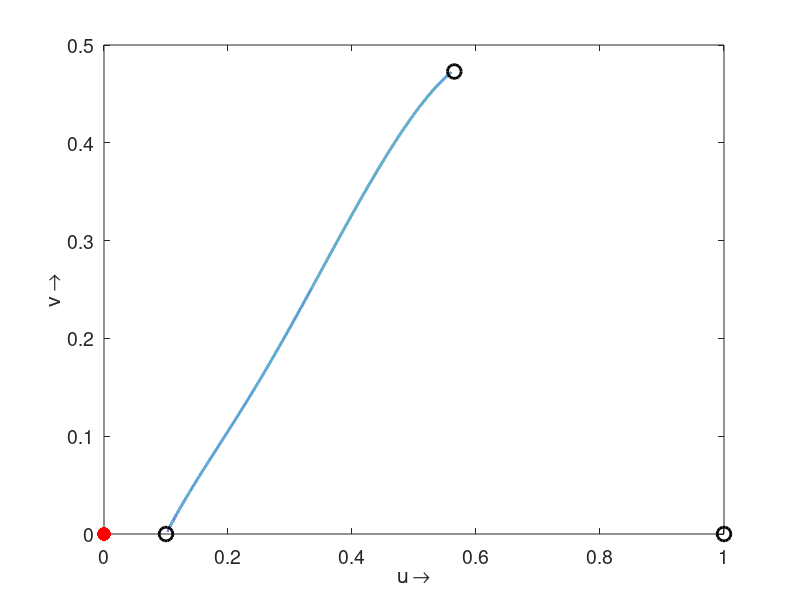

The MATLAB script that drew this image:
clear all;
format long;

set(0, 'DefaultAxesFontSize', 14)

 S=0.35;
 A=0.17;
 B=0.15;
 R=0.1;
 Q=0.2;
 L=0.1;

  M=31000;
  N=1;
% 
   x(1:N,:)=zeros(N,M+1);
   y(1:N,:)=zeros(N,M+1);
  x1(1,:)=zeros(1,M+1);
   y1(1,:)=zeros(1,M+1);
% 
%  
 t=zeros(1,M+1);
% 
% -ve direction N=1, M=31000
    x(1,1)=0.1+0.00001;
    y(1,1)=(0.715033916527159/0.699089764061691)*0.00001;
%  +ve direction N=7, M=31000
%     x(1,1)=0.565+0.004;
%     y(1,1)=0.4728920520+0.005;
% 
%     x(2,1)=0.4;
%     y(2,1)=0.001;
%     x(3,1)=0.565+0.004;
%     y(3,1)=0.4728920520+0.001;
%     x(4,1)=0.55;
%     y(4,1)=0.2;
%     x(5,1)=0.1;
%     y(5,1)=0.2;
%     
%  
% 
% 
% 
  t(1)=0;
  dt=0.01;
% 
%  
  for j=1:M
      t(j+1)=t(j)+dt;
  end
 

 
  for i=1:N
    
for j=1:M
    
    k1(i)=dt*(x(i,j)*(1-x(i,j))*(x(i,j)-L)-S*(x(i,j)*y(i,j))/(A+x(i,j)+B*y(i,j)));
    l1(i)=dt*(S*(x(i,j)*y(i,j))/(A+x(i,j)+B*y(i,j))-Q*y(i,j)-R*y(i,j)^2);
    k2(i)=dt*((x(i,j)+0.5*k1(i))*(1-(x(i,j)+0.5*k1(i)))*((x(i,j)+0.5*k1(i))-L)-S*((x(i,j)+0.5*k1(i))*(y(i,j)+0.5*l1(i)))/(A+(x(i,j)+0.5*k1(i))+B*(y(i,j)+0.5*l1(i))));
    l2(i)=dt*(S*((x(i,j)+0.5*k1(i))*(y(i,j)+0.5*l1(i)))/(A+(x(i,j)+0.5*k1(i))+B*(y(i,j)+0.5*l1(i)))-Q*(y(i,j)+0.5*l1(i))-R*(y(i,j)+0.5*l1(i))^2);
    k3(i)=dt*((x(i,j)+0.5*k2(i))*(1-(x(i,j)+0.5*k2(i)))*((x(i,j)+0.5*k2(i))-L)-S*((x(i,j)+0.5*k2(i))*(y(i,j)+0.5*l2(i)))/(A+(x(i,j)+0.5*k2(i))+B*(y(i,j)+0.5*l2(i))));
    l3(i)=dt*(S*((x(i,j)+0.5*k2(i))*(y(i,j)+0.5*l2(i)))/(A+(x(i,j)+0.5*k2(i))+B*(y(i,j)+0.5*l2(i)))-Q*(y(i,j)+0.5*l2(i))-R*(y(i,j)+0.5*l2(i))^2);
    k4(i)=dt*((x(i,j)+k3(i))*(1-(x(i,j)+k3(i)))*((x(i,j)+k3(i))-L)-S*((x(i,j)+k3(i))*(y(i,j)+l3(i)))/(A+(x(i,j)+k3(i))+B*(y(i,j)+l3(i))));
    l4(i)=dt*(S*((x(i,j)+k3(i))*(y(i,j)+l3(i)))/(A+(x(i,j)+k3(i))+B*(y(i,j)+l3(i)))-Q*(y(i,j)+l3(i))-R*(y(i,j)+l3(i))^2);
    
    
    x(i,j+1)=x(i,j)-(k1(i)+2*k2(i)+2*k3(i)+k4(i))/6;
    y(i,j+1)=y(i,j)-(l1(i)+2*l2(i)+2*l3(i)+l4(i))/6;
end
  end

   
  %for limit cycle
   
% x1(1)=0.4604;
%  y1(1)=0.2683;
%     
%  for j=1:M
%     k1=dt*(x1(j)*(1-x1(j))*(x1(j)-L)-S*(x1(j)*y1(j))/(A+x1(j)+B*y1(j)));
%     l1=dt*(S*(x1(j)*y1(j))/(A+x1(j)+B*y1(j))-Q*y1(j)-R*y1(j)^2);
%      
%     k2=dt*((x1(j)+0.5*k1)*(1-(x1(j)+0.5*k1))*((x1(j)+0.5*k1)-L)-S*((x1(j)+0.5*k1)*(y1(j)+0.5*l1))/(A+(x1(j)+0.5*k1)+B*(y1(j)+0.5*l1)));
%     l2=dt*(S*((x1(j)+0.5*k1)*(y1(j)+0.5*l1))/(A+(x1(j)+0.5*k1)+B*(y1(j)+0.5*l1))-Q*y1(j)-R*(y1(j)+0.5*l1)^2);
%     k3=dt*((x1(j)+0.5*k2)*(1-(x1(j)+0.5*k2))*((x1(j)+0.5*k2)-L)-S*((x1(j)+0.5*k2)*(y1(j)+0.5*l2))/(A+(x1(j)+0.5*k2)+B*(y1(j)+0.5*l2)));
%     l3=dt*(S*((x1(j)+0.5*k2)*(y1(j)+0.5*l2))/(A+(x1(j)+0.5*k2)+B*(y1(j)+0.5*l2))-Q*(y1(j)+0.5*l2)-R*(y1(j)+0.5*l2)^2);
%     k4=dt*((x1(j)+k3)*(1-(x1(j)+k3))*((x1(j)+k3)-L)-S*((x1(j)+k3)*(y1(j)+l3))/(A+(x1(j)+k3)+B*(y1(j)+l3)));
%     l4=dt*(S*((x1(j)+k3)*(y1(j)+l3))/(A+(x1(j)+k3)+B*(y1(j)+l3))-Q*(y1(j)+l3)-R*(y1(j)+l3)^2);
%     x1(j+1)=x1(j)+(k1+2*k2+2*k3+k4)/6;
%     y1(j+1)=y1(j)+(l1+2*l2+2*l3+l4)/6;
% end
%   
  
  

%plot(x1, y1)
% plot(x1(9000:end),y1(9000:end),'LineWidth',2)
% hold on;
%comet(x1,y1)
 %plot(t,x1)
% hold on;
% plot(t,y1)
 %hold on;




 
 
 
 
 
 
 
 
%  
%  
% % 
        plot(x(1,:),y(1,:),'LineWidth',2)
         hold on;
%         plot(x(2,:),y(2,:),'LineWidth',2);
%          hold on;
%         plot(x(3,:),y(3,:),'LineWidth',2)
%          hold on;
%         plot(x(4,:),y(4,:),'LineWidth',2);
%          hold on;
%         plot(x(5,:),y(5,:),'LineWidth',2)
%          hold on;
%         plot(x(6,:),y(6,:),'LineWidth',2);
%          hold on;
%         plot(x(7,:),y(7,:),'LineWidth',2)
%          hold on;
%         plot(x(8,:),y(8,:),'LineWidth',2);
%          hold on;
% % %  
% % 
% % 
% % 
% %   hold on;
% 
% 
%    plot(0.9785884248, 0.03803289342,'marker','.','markersize',30,'color','red','LineWidth',2);
%    hold on;
% %   
    plot(0.565, 0.4728920520,'marker','o','markersize',10,'color','black','LineWidth',2);
    hold on;
     plot(1,0,'marker','o','markersize',10,'color','black','LineWidth',2);
     hold on;
     plot(0,0,'marker','.','markersize',30,'color','red','LineWidth',2);
     hold on;
     plot(L,0,'marker','o','markersize',10,'color','black','LineWidth',2);
%  axis([0 1.2 0 1 ]);
  xlabel('u \rightarrow');
  ylabel('v \rightarrow');